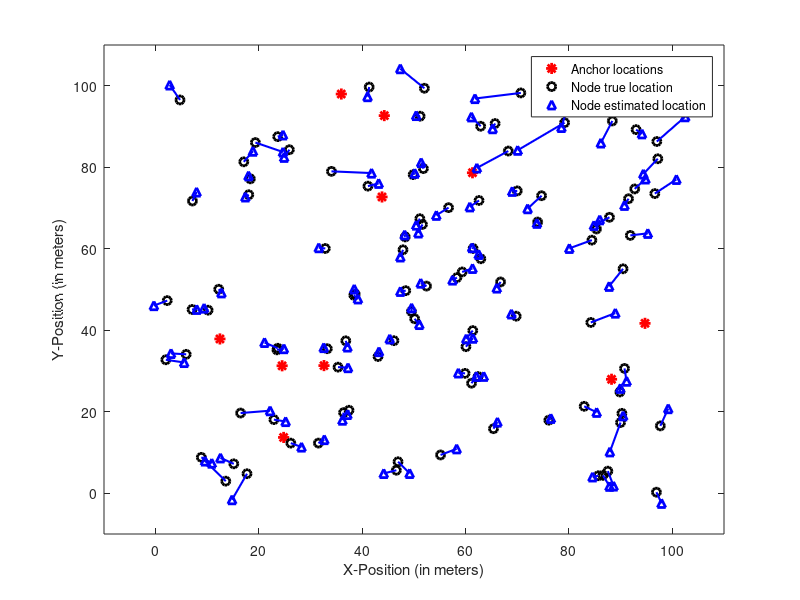
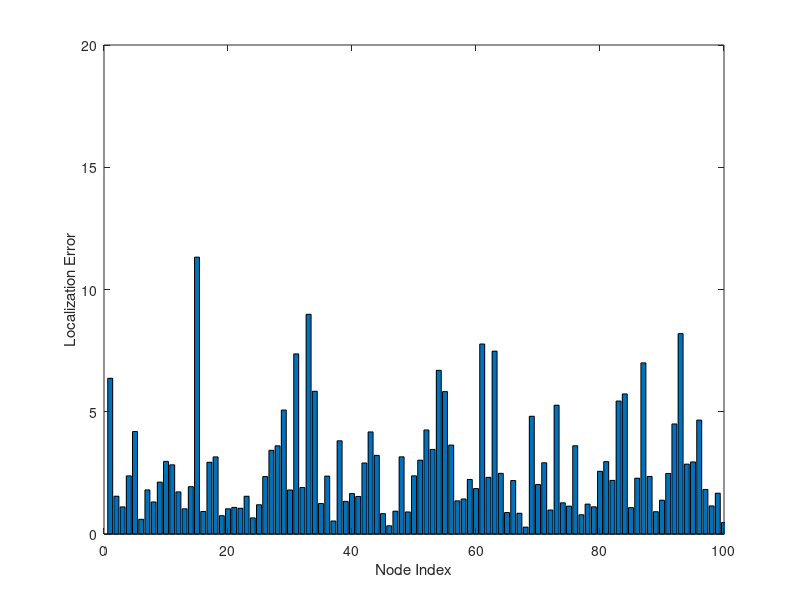

Source code (MATLAB) for these figures, in order:
clc;
close all;
clear all;
NS = 100;                           % networkSize
M = 100;                            % number of unknown nodes
N = 10;                             % number of anchor nodes
U = NS*rand(M,2);                   % Positionns of unknown nodes
A = NS*rand(N,2);                   % Positionns ofanchor nodes
Dist = zeros(N, M);                 % True Distance
DistN = zeros(N, M);                % Noisy Distance
% Distance Calculation 
P0 = -30.446;
alfa = 2.835;
SD = 5.3;
Ntrail = 100;       % No of trails for computing Average RSSI
for m = 1 : M
    for n = 1 : N
            Dist(n,m) = sqrt((A(n,1)-U(m,1)).^2 + (A(n,2)-U(m,2)).^2);
            Pnm = P0-10*alfa*log10(Dist(n,m))-mean(random('norm',0,SD,Ntrail,1));
            DistN(n,m)=10^((P0-Pnm)/(10*alfa));
    end
end
%~~~~~~~~~~~~Least squares method for determination of unknown point coordinates~~~~~~~~~~~

p = zeros(N-1,2);
An = A(N,:);
for i=1:N-1
    p(i,:) = A(i,:) - An;
end
P=2*(p);

Xi = zeros(M,2);
Nt = 100; % Number of Trails
UN = zeros(M,2,Nt);
for j=1:Nt
    j
     for m = 1:M
         d = DistN(:,m);
         q = zeros(N-1,1);
        for i=1:(N-1)
            q(i)=d(N)^2-d(i)^2+A(i,1)^2-An(1)^2+A(i,2)^2-An(2)^2;
        end
            Xi(m,:)=((P'*P)\(P'*q))'; % Least Square method
     end
 UN (:,:,j)=Xi;
end

X = mean(UN,3);
LE = zeros(1,M);
SE = zeros(1,M);
for m=1:M
    LE(m)= sqrt(sum((X(m,:)-U(m,:)).^2));
    SE(m)= sum((X(m,:)-U(m,:)).^2);
end
ALE = mean(LE);
RMSE = sqrt(mean(SE));
[ALE RMSE]
plot(A(:,1),A(:,2),'r*','MarkerSize',8,'linewidth',2);
hold on;
plot(U(:,1),U(:,2),'ko','MarkerSize',6,'linewidth',2);
hold on;
plot(X(:,1),X(:,2),'b^','MarkerSize',6,'linewidth',2);
hold on;
plot([X(:,1) U(:,1)]',[X(:,2) U(:,2)]','-b','linewidth',1.5);
legend('Anchor locations','Node true location','Node estimated location')
axis([-0.1 1.1 -0.1 1.1]*NS)
xlabel('X-Position (in meters)');
ylabel('Y-Position (in meters)');
figure;
% % stem(1:M,LE,'-k','linewidth',2);
bar(LE);
axis([0 100 0 20])
xlabel('Node Index');
ylabel('Localization Error');

% hold on;
% plot(X(:,1),U(:,1),'-b','linewidth',1);
